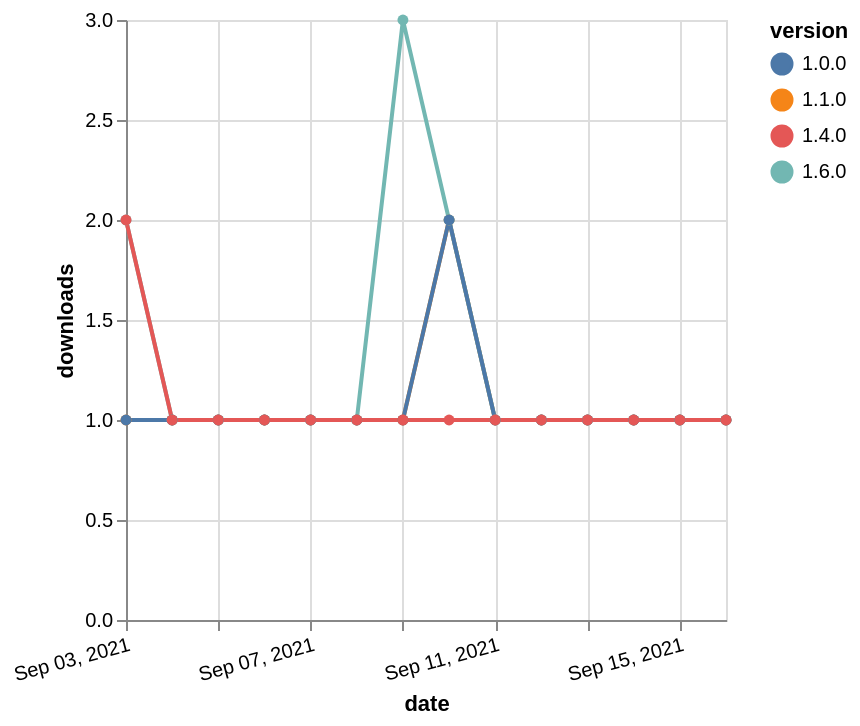

Express this chart as Vega-Lite.
### Vega-Lite specification from a JSON file in a GitHub repository (floating-point values rounded to 4 significant figures)
{"$schema": "https://vega.github.io/schema/vega-lite/v5.json", "description": "A simple bar chart with embedded data.", "data": {"values": [{"date": "2021-09-03", "total": 147, "delta": 1, "version": "1.1.0"}, {"date": "2021-09-04", "total": 148, "delta": 1, "version": "1.1.0"}, {"date": "2021-09-05", "total": 149, "delta": 1, "version": "1.1.0"}, {"date": "2021-09-06", "total": 150, "delta": 1, "version": "1.1.0"}, {"date": "2021-09-07", "total": 151, "delta": 1, "version": "1.1.0"}, {"date": "2021-09-08", "total": 152, "delta": 1, "version": "1.1.0"}, {"date": "2021-09-09", "total": 153, "delta": 1, "version": "1.1.0"}, {"date": "2021-09-10", "total": 155, "delta": 2, "version": "1.1.0"}, {"date": "2021-09-11", "total": 156, "delta": 1, "version": "1.1.0"}, {"date": "2021-09-12", "total": 157, "delta": 1, "version": "1.1.0"}, {"date": "2021-09-13", "total": 158, "delta": 1, "version": "1.1.0"}, {"date": "2021-09-14", "total": 159, "delta": 1, "version": "1.1.0"}, {"date": "2021-09-15", "total": 160, "delta": 1, "version": "1.1.0"}, {"date": "2021-09-16", "total": 161, "delta": 1, "version": "1.1.0"}, {"date": "2021-09-03", "total": 115, "delta": 2, "version": "1.6.0"}, {"date": "2021-09-04", "total": 116, "delta": 1, "version": "1.6.0"}, {"date": "2021-09-05", "total": 117, "delta": 1, "version": "1.6.0"}, {"date": "2021-09-06", "total": 118, "delta": 1, "version": "1.6.0"}, {"date": "2021-09-07", "total": 119, "delta": 1, "version": "1.6.0"}, {"date": "2021-09-08", "total": 120, "delta": 1, "version": "1.6.0"}, {"date": "2021-09-09", "total": 123, "delta": 3, "version": "1.6.0"}, {"date": "2021-09-10", "total": 125, "delta": 2, "version": "1.6.0"}, {"date": "2021-09-11", "total": 126, "delta": 1, "version": "1.6.0"}, {"date": "2021-09-12", "total": 127, "delta": 1, "version": "1.6.0"}, {"date": "2021-09-13", "total": 128, "delta": 1, "version": "1.6.0"}, {"date": "2021-09-14", "total": 129, "delta": 1, "version": "1.6.0"}, {"date": "2021-09-15", "total": 130, "delta": 1, "version": "1.6.0"}, {"date": "2021-09-16", "total": 131, "delta": 1, "version": "1.6.0"}, {"date": "2021-09-03", "total": 161, "delta": 1, "version": "1.0.0"}, {"date": "2021-09-04", "total": 162, "delta": 1, "version": "1.0.0"}, {"date": "2021-09-05", "total": 163, "delta": 1, "version": "1.0.0"}, {"date": "2021-09-06", "total": 164, "delta": 1, "version": "1.0.0"}, {"date": "2021-09-07", "total": 165, "delta": 1, "version": "1.0.0"}, {"date": "2021-09-08", "total": 166, "delta": 1, "version": "1.0.0"}, {"date": "2021-09-09", "total": 167, "delta": 1, "version": "1.0.0"}, {"date": "2021-09-10", "total": 169, "delta": 2, "version": "1.0.0"}, {"date": "2021-09-11", "total": 170, "delta": 1, "version": "1.0.0"}, {"date": "2021-09-12", "total": 171, "delta": 1, "version": "1.0.0"}, {"date": "2021-09-13", "total": 172, "delta": 1, "version": "1.0.0"}, {"date": "2021-09-14", "total": 173, "delta": 1, "version": "1.0.0"}, {"date": "2021-09-15", "total": 174, "delta": 1, "version": "1.0.0"}, {"date": "2021-09-16", "total": 175, "delta": 1, "version": "1.0.0"}, {"date": "2021-09-03", "total": 172, "delta": 2, "version": "1.4.0"}, {"date": "2021-09-04", "total": 173, "delta": 1, "version": "1.4.0"}, {"date": "2021-09-05", "total": 174, "delta": 1, "version": "1.4.0"}, {"date": "2021-09-06", "total": 175, "delta": 1, "version": "1.4.0"}, {"date": "2021-09-07", "total": 176, "delta": 1, "version": "1.4.0"}, {"date": "2021-09-08", "total": 177, "delta": 1, "version": "1.4.0"}, {"date": "2021-09-09", "total": 178, "delta": 1, "version": "1.4.0"}, {"date": "2021-09-10", "total": 179, "delta": 1, "version": "1.4.0"}, {"date": "2021-09-11", "total": 180, "delta": 1, "version": "1.4.0"}, {"date": "2021-09-12", "total": 181, "delta": 1, "version": "1.4.0"}, {"date": "2021-09-13", "total": 182, "delta": 1, "version": "1.4.0"}, {"date": "2021-09-14", "total": 183, "delta": 1, "version": "1.4.0"}, {"date": "2021-09-15", "total": 184, "delta": 1, "version": "1.4.0"}, {"date": "2021-09-16", "total": 185, "delta": 1, "version": "1.4.0"}]}, "width": "container", "mark": {"type": "line", "point": {"filled": true}}, "encoding": {"x": {"field": "date", "type": "temporal", "timeUnit": "yearmonthdate", "title": "date", "axis": {"labelAngle": -15}}, "y": {"field": "delta", "type": "quantitative", "title": "downloads"}, "color": {"field": "version", "type": "nominal"}, "tooltip": {"field": "delta"}}}
